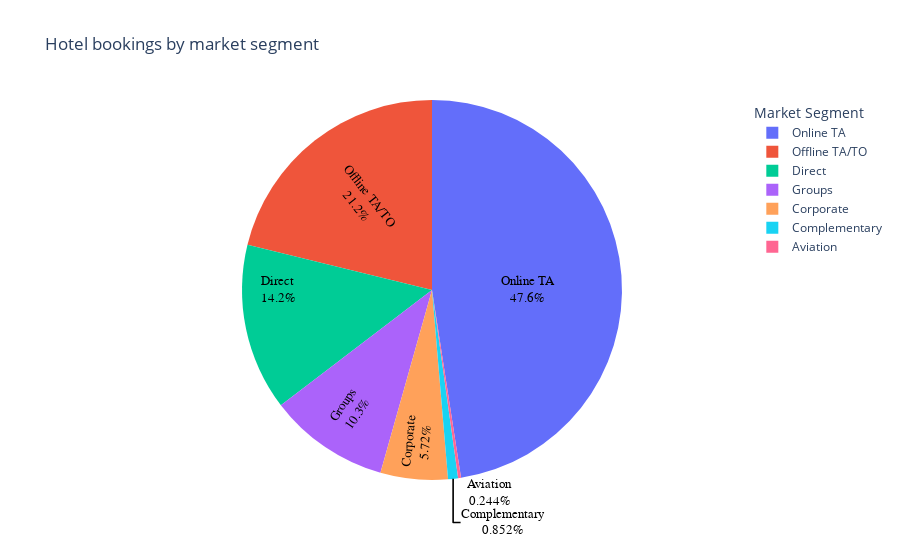

Source (notebook cell):
### Code cell
fig = px.pie(clean_data, values=clean_data['market_segment'].value_counts().values,
            names=clean_data['market_segment'].value_counts().index, title='Hotel bookings by market segment' )

fig.update_traces(textfont_color='black', textinfo='label+percent', textfont_size=13, textfont_family='Arial Black',
                 insidetextorientation='radial', textposition='auto')

fig.update_layout(legend_title='Market Segment')

fig.show()

### Figure 1 — Plotly figure (JSON) as saved in the notebook; plotly's stock layout.template omitted (floating-point values rounded to 4 significant figures)
{"data": [{"domain": {"x": [0, 1], "y": [0, 1]}, "hovertemplate": "label=%{label}<br>value=%{value}<extra></extra>", "insidetextorientation": "radial", "labels": ["Online TA", "Offline TA/TO", "Direct", "Groups", "Corporate", "Complementary", "Aviation"], "legendgroup": "", "name": "", "showlegend": true, "textfont": {"color": "black", "family": "Arial Black", "size": 13}, "textinfo": "label+percent", "textposition": "auto", "type": "pie", "values": [35673, 15880, 10648, 7697, 4291, 639, 183]}], "layout": {"legend": {"title": {"text": "Market Segment"}, "tracegroupgap": 0}, "title": {"text": "Hotel bookings by market segment"}}}
